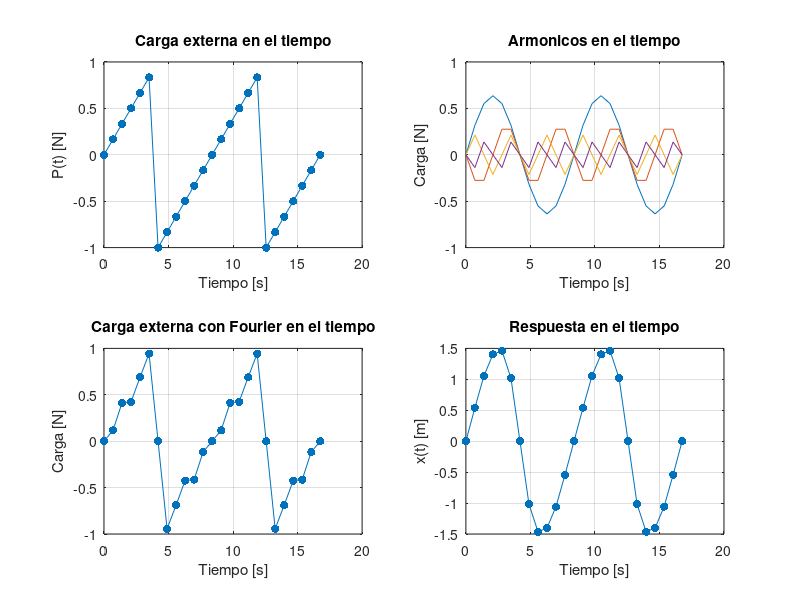

The MATLAB source for this figure:
function ej3_tp5; clc;close all;
    % Parametros del sistema con un grado de libertad
    m = 1; % Masa [kg]
    k = 1; % Rigidez [N/m]
    wn = sqrt(k/m); % Frecuencia natural [rad/s]
    T = 2*pi/wn; % Periodo [s]
    

    % Parametros de la carga externa
    Po = 1; % Amplitud de carga externa [N]
    Tp = T*4/3; % Periodo de carga externa [s]
    wp = 2*pi/Tp; % Frecuencia de carga externa [rad/s]
    dt = 30*pi/(wp*180); % Paso de tiempo [s]
    tg = 0:dt:Tp*2; % Vector de tiempo [s]

    zitta = 0; % Coeficiente de amortiguamiento
    betta = wp/wn; % Relacion de frecuencias

    n = 4; % Cantidad de armonicos

    %calculo de los coeficientes de Fourier

    bn = zeros(n,1); % Coeficientes de Fourier bn
    for j = 1:n
        bn(j) = -(2*Po)/(pi*j)*(-1)^j; % Coeficiente de Fourier bn
    end

    % Pt = carga(tg,n,Po,wp); % Carga externa en el tiempo
    armonicos = armo(tg,wp,bn,n); % Armonicos
    Pt_fourier = carga_f2(n,armonicos); % Carga externa con Fourier
    Pt = carga(tg,Tp,Po); % Carga externa en el tiempo
    xt = respuesta(tg,bn,n,wp,k,zitta,betta); % Respuesta en el tiempo

    Pt_fourier(1:13)
    % Mostramos la carga externa en el tiempo
    figure;
    subplot(2,2,1);
    plot(tg,Pt);
    hold on
    scatter(tg,Pt,'filled');
    hold off
    title("Carga externa en el tiempo");
    xlabel("Tiempo [s]");
    ylabel("P(t) [N]");
    grid on;

    % Mostramos los armonicos en el tiempo
    subplot(2,2,2);
    plot(tg,armonicos);
    title("Armonicos en el tiempo");
    xlabel("Tiempo [s]");
    ylabel("Carga [N]");
    grid on;

    % Mostramos la carga externa con Fourier en el tiempo
    subplot(2,2,3);
    plot(tg,Pt_fourier);
    hold on
    scatter(tg,Pt_fourier,'filled');
    hold off
    title("Carga externa con Fourier en el tiempo");
    xlabel("Tiempo [s]");
    ylabel("Carga [N]");
    grid on;

    % Mostramos la respuesta en el tiempo
    subplot(2,2,4);
    plot(tg,xt);
    hold on
    scatter(tg,xt,'filled');
    hold off
    title("Respuesta en el tiempo");
    xlabel("Tiempo [s]");
    ylabel("x(t) [m]");
    grid on;

end

function Pt =carga(t,tp,Po) % Calculo de la carga externa en el tiempo
    Pt = zeros(1,length(t));
    for i = 1:length(t)
        t_mod = mod(t(i),tp); % mod() devuelve el resto de la division de t(i) por tp
        Pt(i) = (t_mod>=0 && t_mod<tp/2).*(2/tp*t_mod) + (t_mod>=tp/2 && t_mod<tp).*(2/tp*t_mod-2*Po);
    end

end


function Pt_fourier = carga_f2(n,armonicos) % Calculo de la carga externa con Fourier
    Pt_fourier = zeros(1,length(armonicos)); % Definimos el tamaño de la carga externa con Fourier [N] en funcion de los armonicos
    for j = 1:n
        Pt_fourier = Pt_fourier + armonicos(j,:); % Realizamos la suma de los armonicos
    end
end

function arm = armo(t,wp,bn,n) % Calculo de los armonicos
    arm = zeros(n,length(t)); % Definimos el tamaño de los armonicos en funcion de la cantidad armonicos y el tiempo
    for i = 1:length(t)
        for j = 1:n
            arm(j,i) =  bn(j)*sin(j*wp*t(i)); % Se calcula el valor de cada armonico en cada instante de tiempo
        end
    end
end

function xt = respuesta(tg,bn,n,wp,k,zitta,betta) % Calculo de la respuesta en el tiempo
    phi = zeros(n,1); % Fase de cada armonico
    H = zeros(n,1); % Funcion de transferencia de cada armonico

    for j = 1:n
        phi(j) = atan((2*zitta*betta*j)/(1-betta^2*j^2)); % Fase de cada armonico
        H(j) = 1/(k*sqrt((1-j^2*betta^2)^2+(2*zitta*j*betta)^2)); % Funcion de transferencia de cada armonico
    end

    xt = zeros(1,length(tg)); % vector que almacena la respuesta en el tiempo 

    for i = 1:length(tg)
        for j = 1:n
            xt(i) = xt(i) + bn(j)*H(j)*sin(j*wp*tg(i)-phi(j)); % Se calcula el valor de cada armonico en cada instante de tiempo
        end
    end
end